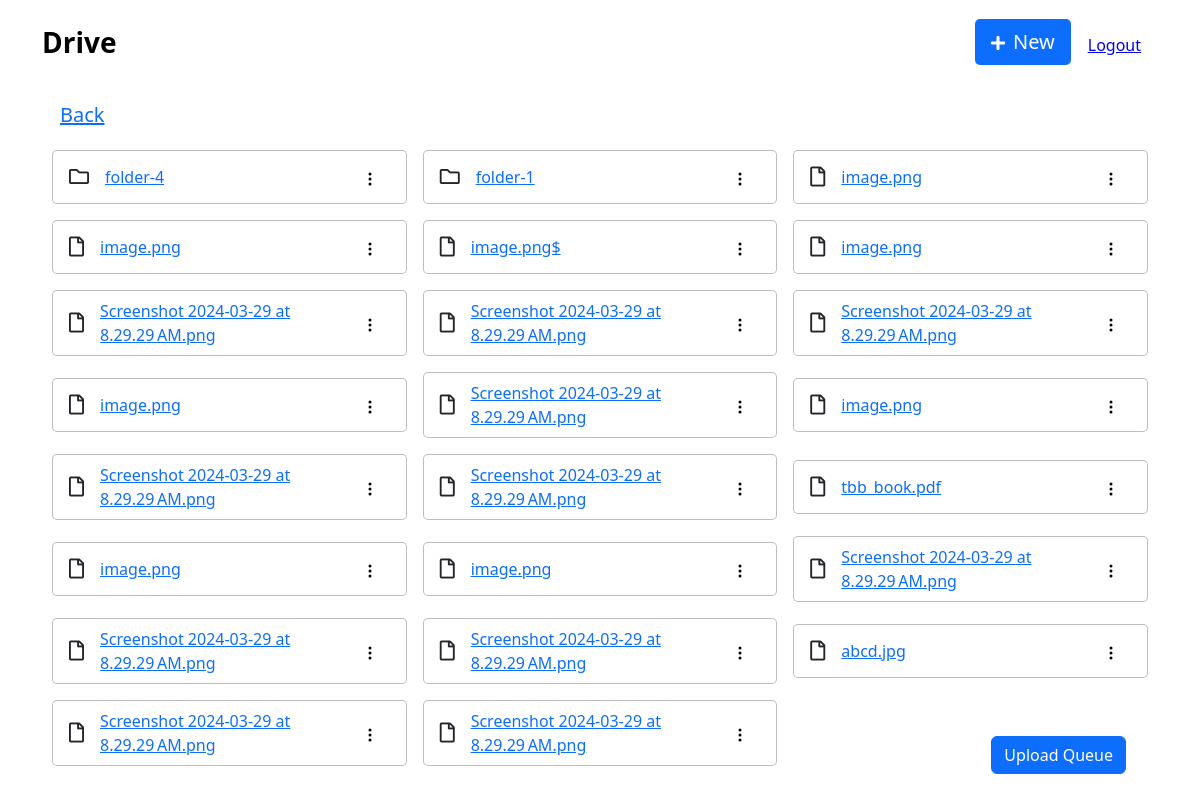
The app's page /drive/folders/ (signed in), older data.
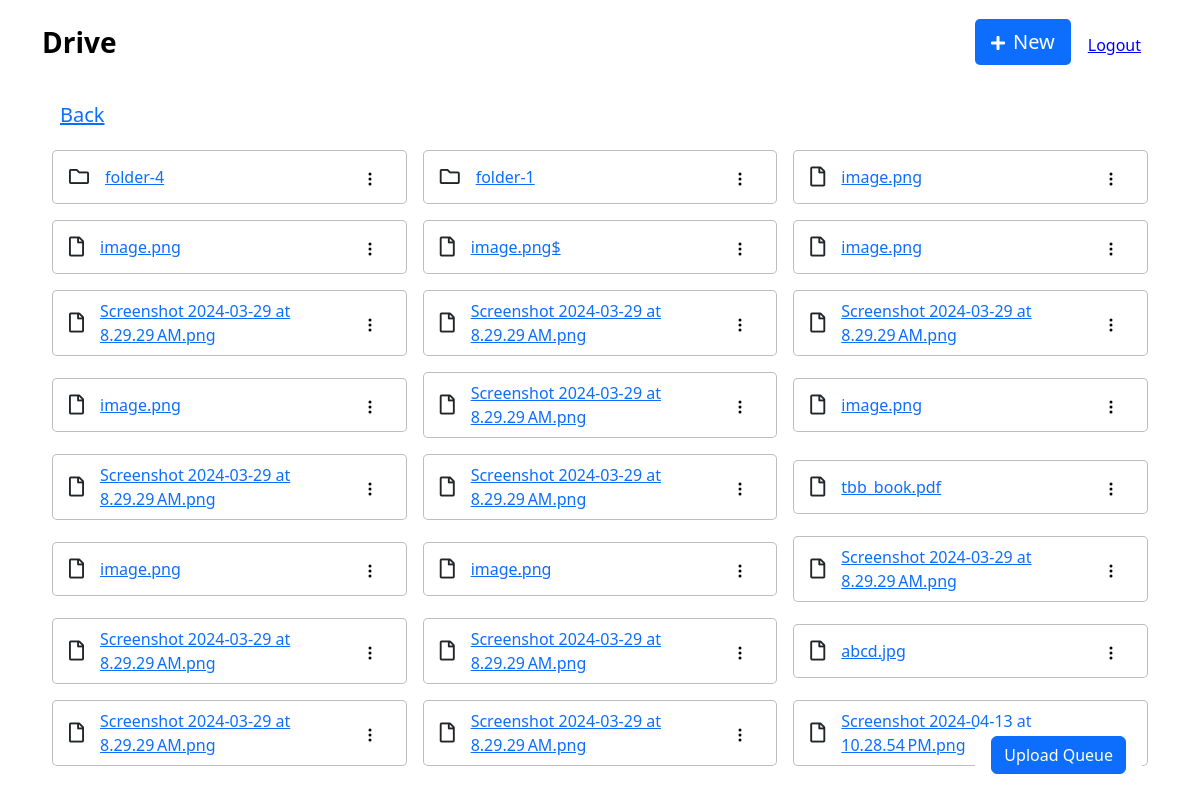
The same page, newer data.
### drive/models.py (models this page shows)
class Folder(models.Model):
    name = models.CharField(max_length=100)
    created_at = models.DateTimeField(auto_now_add=True)
    parent_folder = models.ForeignKey('self', on_delete=models.CASCADE, null=True, blank=True)
    is_empty = models.BooleanField(default=True)
    user = models.ForeignKey(User, on_delete=models.CASCADE, null=True, blank=True)

class File(models.Model):
    name = models.CharField(max_length=100)
    created_at = models.DateTimeField(auto_now_add=True)
    object_key = models.CharField(max_length=300)
    folder = models.ForeignKey(Folder, on_delete=models.CASCADE, null=True, blank=True)
    user = models.ForeignKey(User, on_delete=models.CASCADE, null=True, blank=True)

### drive/views.py (the view, shortened to what this page needs)
# urls.py: path('folders/', FolderListView.as_view()),
class FolderListView(LoginRequiredMixin, View):
    template_name = "main.html"
    def get(self, request, *args, **kwargs):
        context = {}
        folder_id = self.kwargs.get('folder_id', None)
        if folder_id:
            folder = Folder.objects.get(id=folder_id, user=request.user)
            context['parent_folder_id'] = folder.parent_folder and folder.parent_folder.id
        context['folder_id'] = folder_id
        context['folders'] = Folder.objects.filter(parent_folder=folder_id, user=request.user)
        context['files'] =  File.objects.filter(folder=folder_id, user=request.user)
        request.session['current_folder_id'] = folder_id
        return render(request, 'main.html', context)

### drive/templates/main.html (shortened to what this page needs)
{% extends 'partials/base.html' %}
{% block content %}
<main style="font-size: 20px;">
    <nav class="navbar navbar-expand-md bg-body py-3">
        <div class="container"><a class="navbar-brand d-flex align-items-center" href="#"><span class="fs-3 fw-bold">Drive</span></a>
            <div class="collapse navbar-collapse" id="navcol-2">
                <ul class="navbar-nav ms-auto">
                    <li class="nav-item dropdown"><a class="nav-link" aria-expanded="false" data-bs-toggle="dropdown" href="#" style="background: rgb(13,110,253);color: rgb(255,255,255);border-radius: 5px;padding: 8px 16px;"><i class="fas fa-plus fs-6 me-2 align-self-end"></i>New</a>
                    </li>
                </ul>
            </div>
            <form method="post" action="{% url 'users:logout' %}">
                <button class="btn ps-3 pb-0 pe-3 ms-0" style="font-size: 16px; color:blue; text-decoration:underline;">Logout</button>
            </form>
        </div>
    </nav>
<div class="container-fliud"  style="padding: 0px 32px;">
    <div class="row gx-2 gy-2" id="file-items" style="padding: 8px 16px;">
        <div style="padding: 8px 16px;">
            {% if parent_folder_id %}
            <a href="/drive/folders/{{ parent_folder_id }}"> Back </a>
            {% else %}
            <a href="/drive/"> Back </a>
            {% endif %}
        </div>
        {% for item in folders %}
            {% include './partials/folder_item.html' with item=item rename_modal_id="#modal-4" delete_modal_id="#modal-5" %}
        {% endfor %}
        {% for item in files %}
            {% include './partials/file_item.html' with item=item rename_modal_id="#modal-2" delete_modal_id="#modal-3" %}
        {% endfor %}
    </div>
</div>
<div  class="position-fixed me-5" style="background: var(--bs-body-bg);right: 10px;bottom: 10px;padding: 8px 16px;text-align: left;">
    <a id="dropdown-btn" class="btn btn-primary mb-2" data-bs-toggle="collapse" aria-expanded="false" aria-controls="collapse-1" href="#" role="button" style="width: 100%;">Upload Queue</a>
</div>
</main>
{% endblock %}

### drive/templates/partials/base.html (shortened to what this page needs)
{% load static %}
<!DOCTYPE html>
<html data-bs-theme="light" lang="en">
<head>
    <link rel="stylesheet" href="{% static 'css/bootstrap.min.css' %}">
    <link rel="stylesheet" href="{% static 'css/fontawesome-all.min.css' %}">
    <link rel="stylesheet" href="{% static 'css/Navbar-Right-Links-icons.css' %}">
</head>
<body>
    {% block content %}
    {% endblock %}
</body>
</html>

### drive/templates/partials/file_item.html (shortened to what this page needs)
{% extends './item_card.html' %}
{% block data_attr %}
    data-file-id="{{ item.id}}" data-file-name="{{ item.name}}"
{% endblock%}
{% block card_content %}
    <i class="far fa-file" style="font-size: 20px;"></i>
    <a class="file-item-link pe-auto" href="#"> {{ item.name}} </a>
{% endblock %}

### drive/templates/partials/item_card.html (shortened to what this page needs)
<div class="align-self-center col-12 col-sm-6 col-md-4 col-lg-4 col-xl-4 col-xxl-3" style="padding: 4px 8px;"  {% block data_attr %} {% endblock%}>
    <div class="d-flex justify-content-between align-items-center" style="padding: 8px 16px;font-size: 16px;background: var(--bs-body-bg); border: 1px solid rgba(132,135,139,0.55);border-radius: 5px;">
        <div class="d-flex justify-content-between align-items-center gap-3" >
            {% block card_content %} {% endblock %}
        </div>
        <div>
            <div class="dropdown show">
                <button class="btn btn-primary" aria-expanded="true" data-bs-toggle="dropdown" type="button" style="background: var(--bs-btn-disabled-color);color: rgb(5,5,5);border-style: none;">
                    {% include './three_dot_icon.html' %}
                </button>
            </div>
        </div>
    </div>
</div>

### drive/templates/partials/three_dot_icon.html
<svg xmlns="http://www.w3.org/2000/svg" width="1em" height="1em" fill="currentColor" viewBox="0 0 16 16" class="bi bi-three-dots-vertical">
    <path d="M9.5 13a1.5 1.5 0 1 1-3 0 1.5 1.5 0 0 1 3 0m0-5a1.5 1.5 0 1 1-3 0 1.5 1.5 0 0 1 3 0m0-5a1.5 1.5 0 1 1-3 0 1.5 1.5 0 0 1 3 0"></path>
</svg>

### drive/templates/partials/folder_item.html (shortened to what this page needs)
{% extends './item_card.html'%}
{% block data_attr %}
    data-folder-id="{{ item.id}}" data-folder-name="{{ item.name}}" data-folder-is-emtpy={% if item.is_empty %}1{% else %}0{% endif %}
{% endblock%}
{% block card_content %}
    <i class="far fa-folder" style="font-size: 20px;"></i>
    <a data-cy="folder-click" class="pe-auto" href="/drive/folders/{{ item.id }}"> {{ item.name}} </a>
{% endblock %}

Row changes from the older to the newer data that the page shows:
added File: name "Screenshot 2024-04-13 at 10.28.54 PM.png"
